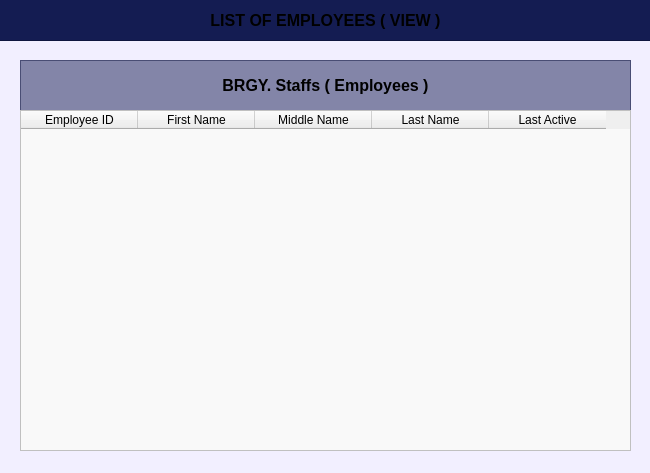
<?xml version="1.0" encoding="UTF-8"?>
<ui version="4.0">
 <class>PopUp_dashboardYourAccount</class>
 <widget class="QDialog" name="PopUp_dashboardYourAccount">
  <property name="geometry">
   <rect>
    <x>0</x>
    <y>0</y>
    <width>650</width>
    <height>473</height>
   </rect>
  </property>
  <property name="sizePolicy">
   <sizepolicy hsizetype="Fixed" vsizetype="Fixed">
    <horstretch>0</horstretch>
    <verstretch>0</verstretch>
   </sizepolicy>
  </property>
  <property name="windowTitle">
   <string>Dialog</string>
  </property>
  <property name="styleSheet">
   <string notr="true">#PopUp_dashboardYourAccount{
	background-color: #f2efff;
}</string>
  </property>
  <widget class="QFrame" name="listofemp_frameEmp">
   <property name="geometry">
    <rect>
     <x>20</x>
     <y>60</y>
     <width>611</width>
     <height>51</height>
    </rect>
   </property>
   <property name="styleSheet">
    <string notr="true">#listofemp_frameEmp{
	background-color: rgba(20, 28, 82, 128)
}
</string>
   </property>
   <property name="frameShape">
    <enum>QFrame::Shape::StyledPanel</enum>
   </property>
   <property name="frameShadow">
    <enum>QFrame::Shadow::Raised</enum>
   </property>
  </widget>
  <widget class="QFrame" name="basePopUpTitleFrame">
   <property name="geometry">
    <rect>
     <x>-10</x>
     <y>-10</y>
     <width>661</width>
     <height>51</height>
    </rect>
   </property>
   <property name="styleSheet">
    <string notr="true">#basePopUpTitleFrame {
	background-color: #141c52;
}</string>
   </property>
   <property name="frameShape">
    <enum>QFrame::Shape::StyledPanel</enum>
   </property>
   <property name="frameShadow">
    <enum>QFrame::Shadow::Raised</enum>
   </property>
   <widget class="QLabel" name="label_titleEmployeeAccount">
    <property name="geometry">
     <rect>
      <x>30</x>
      <y>10</y>
      <width>611</width>
      <height>41</height>
     </rect>
    </property>
    <property name="font">
     <font>
      <family>Arial</family>
      <pointsize>12</pointsize>
      <bold>true</bold>
     </font>
    </property>
    <property name="styleSheet">
     <string notr="true">#label_tableTitleDashboard {
	background-color: transparent;
	color: #FFFFFF;
}
</string>
    </property>
    <property name="text">
     <string>LIST OF EMPLOYEES ( VIEW )</string>
    </property>
    <property name="alignment">
     <set>Qt::AlignmentFlag::AlignCenter</set>
    </property>
   </widget>
  </widget>
  <widget class="QTableWidget" name="tableWidget_listemployees">
   <property name="geometry">
    <rect>
     <x>20</x>
     <y>110</y>
     <width>611</width>
     <height>341</height>
    </rect>
   </property>
   <property name="styleSheet">
    <string notr="true">#tableWidget_listemployees{
	background-color: #f9f9f9;
}</string>
   </property>
   <attribute name="horizontalHeaderCascadingSectionResizes">
    <bool>false</bool>
   </attribute>
   <attribute name="horizontalHeaderDefaultSectionSize">
    <number>117</number>
   </attribute>
   <attribute name="verticalHeaderStretchLastSection">
    <bool>true</bool>
   </attribute>
   <column>
    <property name="text">
     <string>Employee ID</string>
    </property>
    <property name="font">
     <font>
      <family>Arial</family>
     </font>
    </property>
    <property name="background">
     <color>
      <red>59</red>
      <green>57</green>
      <blue>100</blue>
     </color>
    </property>
   </column>
   <column>
    <property name="text">
     <string>First Name</string>
    </property>
    <property name="font">
     <font>
      <family>Arial</family>
     </font>
    </property>
    <property name="background">
     <color>
      <red>59</red>
      <green>57</green>
      <blue>100</blue>
     </color>
    </property>
   </column>
   <column>
    <property name="text">
     <string>Middle Name</string>
    </property>
    <property name="font">
     <font>
      <family>Arial</family>
     </font>
    </property>
    <property name="background">
     <color>
      <red>59</red>
      <green>57</green>
      <blue>100</blue>
     </color>
    </property>
   </column>
   <column>
    <property name="text">
     <string>Last Name</string>
    </property>
    <property name="font">
     <font>
      <family>Arial</family>
     </font>
    </property>
    <property name="background">
     <color>
      <red>59</red>
      <green>57</green>
      <blue>100</blue>
     </color>
    </property>
   </column>
   <column>
    <property name="text">
     <string>Last Active</string>
    </property>
    <property name="font">
     <font>
      <family>Arial</family>
     </font>
    </property>
    <property name="background">
     <color>
      <red>60</red>
      <green>60</green>
      <blue>60</blue>
     </color>
    </property>
   </column>
  </widget>
  <widget class="QLabel" name="label_frameTitleDashboard_3">
   <property name="geometry">
    <rect>
     <x>20</x>
     <y>60</y>
     <width>611</width>
     <height>51</height>
    </rect>
   </property>
   <property name="font">
    <font>
     <family>Arial</family>
     <pointsize>12</pointsize>
     <bold>true</bold>
    </font>
   </property>
   <property name="styleSheet">
    <string notr="true">#label_frameTitleDashboard {
	background-color: transparent;
	color: #FFFFFF;
}
</string>
   </property>
   <property name="text">
    <string>BRGY. Staffs ( Employees )</string>
   </property>
   <property name="alignment">
    <set>Qt::AlignmentFlag::AlignCenter</set>
   </property>
  </widget>
 </widget>
 <resources/>
 <connections/>
</ui>
